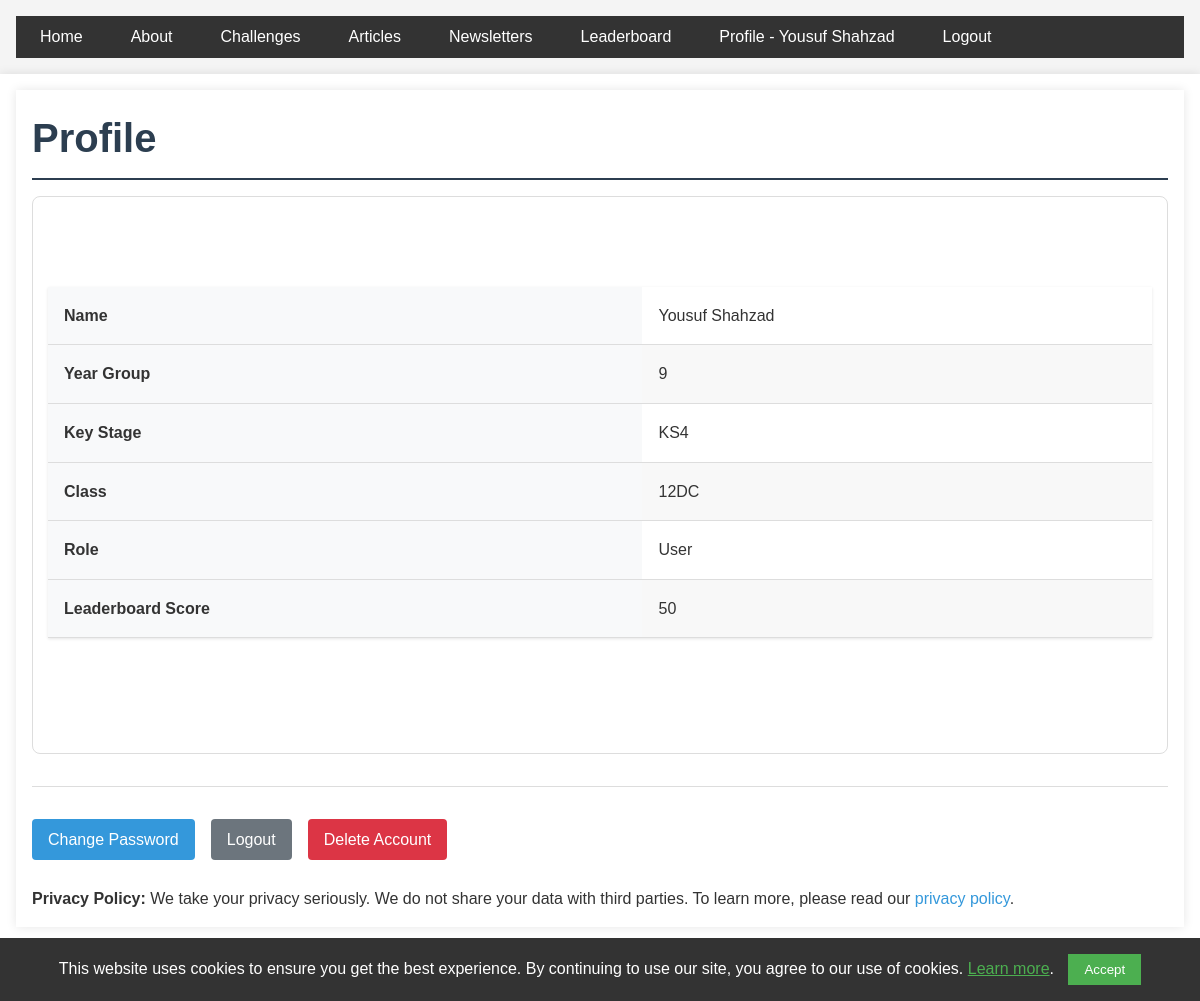
Before: /profile/ (signed in) with the older database file.
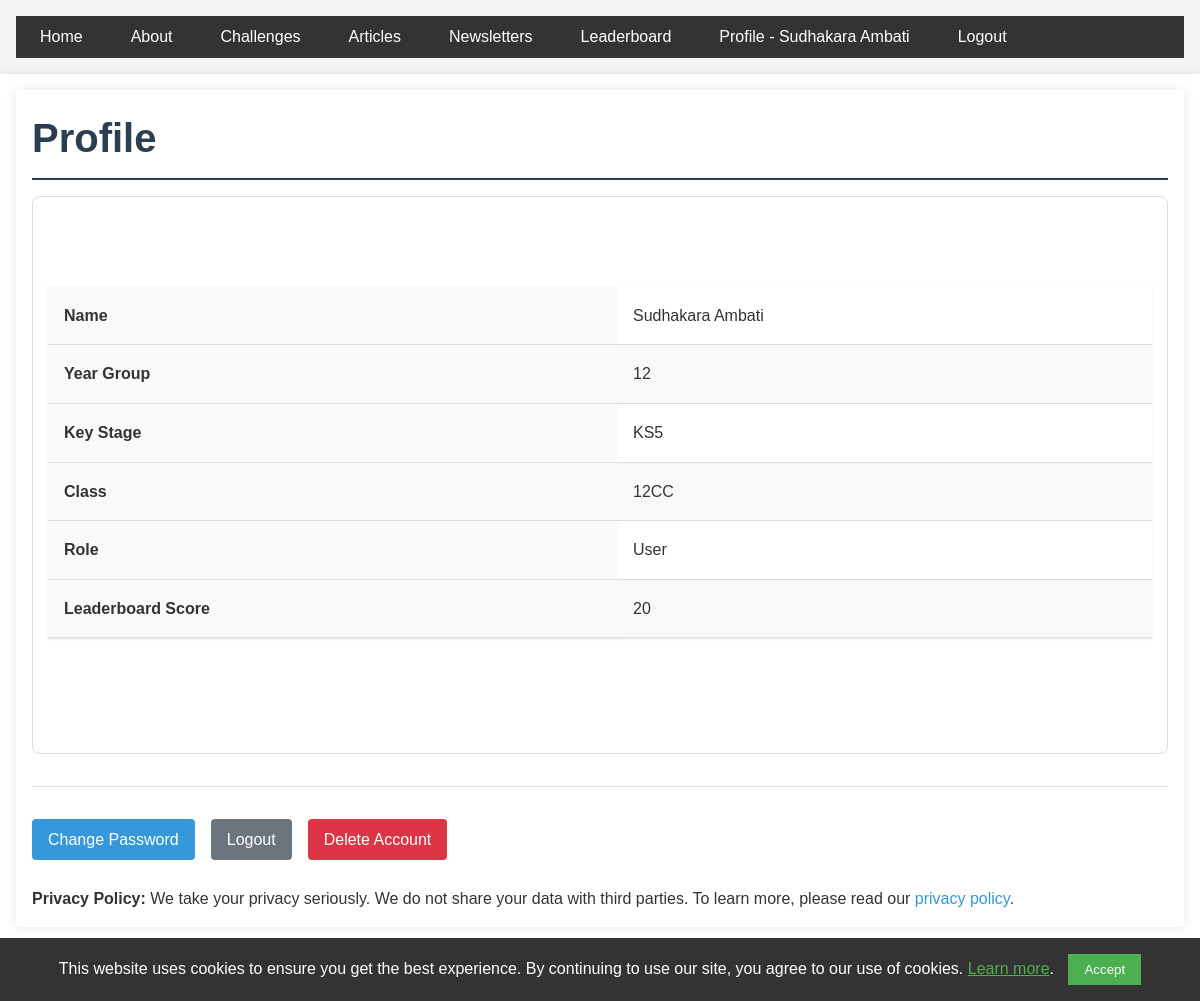
After: the same page with the newer database file.
### app/models.py (models this page shows, shortened)
class User(UserMixin, db.Model):
    id = db.Column(db.Integer, primary_key=True)
    full_name = db.Column(db.String(100), nullable=False)
    year = db.Column(db.Integer)
    maths_class = db.Column(db.String(100))
    password_hash = db.Column(db.String(128))
    is_admin = db.Column(db.Boolean, default=False)
    key_stage = db.Column(db.String(3), nullable=False, index=True)
    submissions = db.relationship('AnswerSubmission', backref='user', lazy=True,
                                cascade='all, delete-orphan')
    articles = db.relationship('Article', backref='author', lazy='dynamic',
                             cascade='all, delete-orphan')

class LeaderboardEntry(db.Model):
    id = db.Column(db.Integer, primary_key=True)
    user_id = db.Column(db.Integer, db.ForeignKey('user.id'), nullable=False)
    score = db.Column(db.Integer, default=0)
    last_updated = db.Column(db.DateTime, nullable=False, default=datetime.utcnow)
    user = db.relationship('User', backref=db.backref('leaderboard_entries', cascade='all, delete-orphan'))

### app/profile/routes.py (the view)
@bp.route('/')  # Changed from '/profile' to '/' since we're using url_prefix
@login_required
def profile():
    leaderboard_data = LeaderboardEntry.query.filter_by(user_id=current_user.id).first()
    return render_template('profile/main_profile.html', title='Profile', leaderboard_data=leaderboard_data)

### app/__init__.py (called while the page is built)
def create_app(config_class=Config):
    app = Flask(__name__)
    app.config.from_object(config_class)
    app.logger.setLevel(logging.INFO)
    ckeditor.init_app(app)
    db.init_app(app)
    login_manager.init_app(app)
    @login_manager.user_loader
    def load_user(user_id):
        return User.query.get(int(user_id))
    migrate.init_app(app, db, render_as_batch=True)
    from app.auth import bp as auth_bp
    from app.main import bp as main_bp
    from app.profile import bp as profile_bp
    from app.admin import bp as admin_bp
    app.register_blueprint(auth_bp)
    app.register_blueprint(main_bp)
    app.register_blueprint(profile_bp, url_prefix='/profile')
    app.register_blueprint(admin_bp)
    return app

### app/templates/profile/main_profile.html
{% extends "base.html" %}
{% block content %}
<main>
    <h1 class="challenge-title">Profile</h1>
    <div class="challenge-card">
        <div class="challenge-content">
            <table>
                <tr>
                    <th>Name</th>
                    <td>{{ current_user.full_name }} </td>
                </tr>
                <tr>
                    <th>Year Group</th>
                    <td>{{ current_user.year }}</td>
                </tr>
                <tr>
                    <th>Key Stage</th>
                    <td>{{ current_user.key_stage }}</td>
                </tr>
                <tr>
                    <th>Class</th>
                    <td>{{ current_user.maths_class }}</td>
                </tr>
                <tr>
                    <th>Role</th>
                    <td>{{ 'Admin' if current_user.is_admin else 'User' }}</td>
                </tr>
                <tr>
                    <th>Leaderboard Score</th>
                    <td>{{ leaderboard_data.score if leaderboard_data.score else '0' }}</td>
                </tr>
            </table>
        </div>
    </div>
    <div class="challenge-actions">
        <a href="{{ url_for('profile.change_password') }}" class="button">
            Change Password
        </a>
        <a href="{{ url_for('auth.logout') }}" class="button button-secondary">
            Logout
        </a>
        <a href="{{ url_for('profile.delete_account') }}" class="button button-danger">
            Delete Account
        </a>
    </div>
    <br>
    <div class="privacy-policy">
        <p>
            <strong>Privacy Policy:</strong> We take your privacy seriously. We do not share your data with third parties. To learn more, please read our <a href="{{ url_for('main.privacy_policy') }}">privacy policy</a>.
        </p>
</main>
{% endblock %}

### app/templates/base.html (shortened to what this page needs)
<!DOCTYPE html>
<html lang="en">
<head>
    <link rel="stylesheet" href="{{ url_for('static', filename='css/main.css') }}">
    <link rel="stylesheet" href="https://cdnjs.cloudflare.com/ajax/libs/mathquill/0.10.1/mathquill.min.css">
</head>
<body>
    <header>
        <nav>
            <ul>
                <li><a href="{{ url_for('main.index') }}">Home</a></li>
                <li><a href="{{ url_for('main.about') }}">About</a></li>
                <li><a href="{{ url_for('main.challenges') }}">Challenges</a></li>
                <li><a href="{{ url_for('main.articles') }}">Articles</a></li>
                <li><a href="{{ url_for('main.newsletters') }}">Newsletters</a></li>
                <li><a href="{{ url_for('main.leaderboard') }}">Leaderboard</a></li>
                {% if current_user.is_anonymous %}
                    <li><a href="{{ url_for('auth.login') }}">Login</a></li>
                    <li><a href="{{ url_for('auth.register') }}">Register</a></li>
                {% else %}
                    <li><a href="{{ url_for('profile.profile') }}">Profile - {{current_user.full_name }}</a></li>
                    <li><a href="{{ url_for('auth.logout') }}">Logout</a></li>
                {% endif %}
            </ul>
        </nav>
    </header>
    <main>
        {% block content %}{% endblock %}
    </main>
    <footer>
        <p>&copy; 2024 UCGS Mathematics Society</p>
    </footer>
<div id="cookie-consent-banner" class="cookie-banner">
    <p>
        This website uses cookies to ensure you get the best experience. By continuing to use our site, you agree to our use of cookies.
        <a href="{{ url_for('main.privacy_policy') }}">Learn more</a>.
    </p>
    <button id="accept-cookies" class="cookie-button">Accept</button>
</div>
</body>
</html>

Changed rows visible on the page:
changed User "User": full_name "Yousuf Shahzad" → "Sudhakara Ambati"; year "9" → "12"; key_stage "KS4" → "KS5"; maths_class "12DC" → "12CC"
changed LeaderboardEntry: score "50" → "20"
